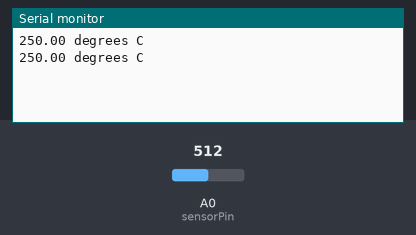
Bench run of a sketch on a simulated Arduino Uno, built with avr-gcc and run on an emulated ATmega328P. Shown: the last lines printed to the serial monitor. The inputs (shaded band) are chosen by the test bench; at power-on: A0 (sensorPin) = 512.

Above: at 1.8 s.
1.9 s: A0 (sensorPin) set to 716
At 2.6 s:
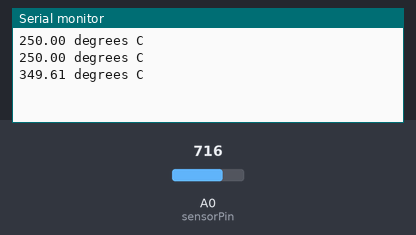
3.4 s: A0 (sensorPin) set to 900
At 4.8 s:
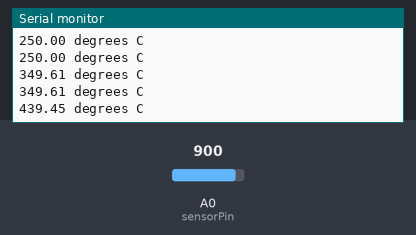
Timing chart, 0 to 6.4 s (numbered marks = the images above; inputs shaded):
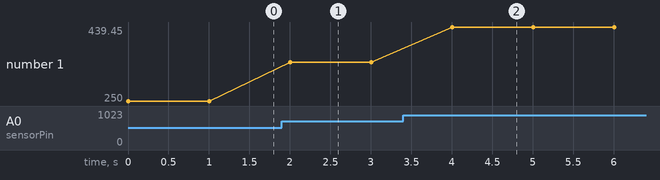

The sketch:

Practica8.ino
```cpp
int sensorPin = 0; //pin analógico

void setup() //inicializa
{
Serial.begin(9600); //Comienza conexión serial
}
void loop() //Ejecución continua
{
int reading = analogRead(sensorPin);
//convertir a voltaje
float voltage = reading * 5.0* 100.0;
voltage /= 1024.0;
Serial.print(voltage); //envía por serial
Serial.println(" degrees C");
delay(1000); //pausa de un seg
}
```

Measured:
- after the input at 1.9 s, the serial monitor: prints a new line after 0.10 s (image 1)
- after the input at 3.4 s, the serial monitor: prints a new line after 0.60 s (image 2)
- plotted number 1: 250 → 349.61 after the input at 1.9 s, 349.61 → 439.45 after the input at 3.4 s
